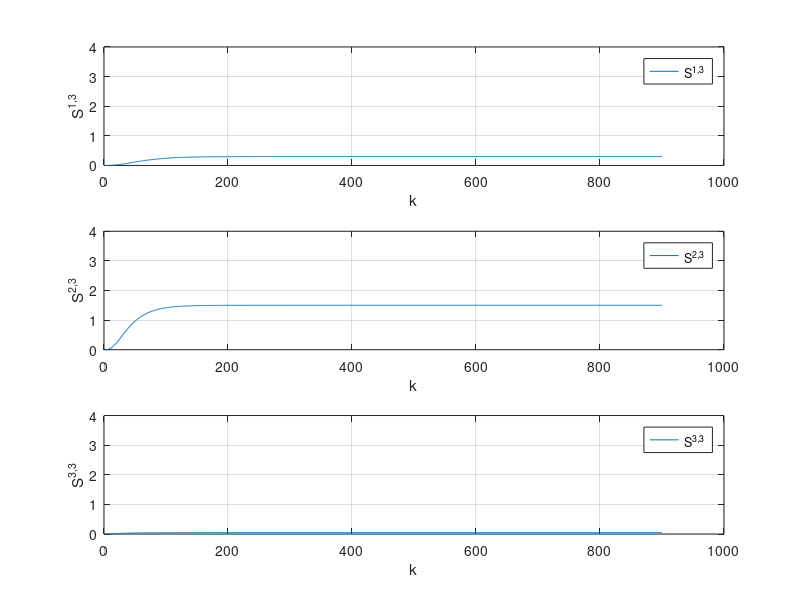

The MATLAB script that drew this image: (Note: this script raises an error after producing the figure.)
addpath('../../../../../../matlab2tikz-master/src/');
outputFile = 'proj_zadanie2u3.tex';

y1 = dlmread('zad2_y1_u3.csv','\t');
y2 = dlmread('zad2_y2_u3.csv','\t');
y3 = dlmread('zad2_y3_u3.csv','\t');
%u1 = dlmread('zad1_u1.csv','\t');
%u2 = dlmread('zad1_u2.csv','\t');
%u3 = dlmread('zad1_u3.csv','\t');
%u4 = dlmread('zad1_u4.csv','\t');

%%z = dlmread('zad6_z_best_nie_licz_zakl.csv','\t');
%x = 1:length(x);

% figure(1);
% 
% 
% subplot(4,1, 1);
% plot(u1);
%  ylabel('u_1');
%  xlabel('k');
% grid on;
% 
% subplot(4,1, 2);
% plot(u2);
% ylabel('u_2');
%  xlabel('k');
% grid on;
% 
% subplot(4,1, 3);
% plot(u3);
% ylabel('u_3');
%  xlabel('k');
% grid on;
% 
% subplot(4,1, 4);
% plot(u4);
% ylabel('u_4');
%  xlabel('k');
% grid on;

figure(2);

title('y');

subplot(3,1, 1);
plot(y1);
ylabel('S^{1,3}');
xlabel('k');
legend('S^{1,3}', 'Location', 'NorthEast');
grid on;
ylim([0 4]);


subplot(3,1, 2);
plot(y2);
ylabel('S^{2,3}');
xlabel('k');
legend('S^{2,3}', 'Location', 'NorthEast');
grid on;
ylim([0 4]);

subplot(3,1, 3);

plot(y3);
legend('y3', 'Location', 'NorthEast');
ylabel('S^{3,3}');
xlabel('k');
legend('S^{3,3}', 'Location', 'NorthEast');
grid on;
ylim([0 4]);
%box on;

% subplot(,1, 2);
% hold on;
% %stairs(x,u);
% plot(x,u);
% plot(x,u1);
% plot(x,u2);
% plot(x,u3);
% plot(x,u4);
% xlim([min(x) max(x)]);
% %title('u');
% %xlabel('k');
% ylabel('u');
% legend('u', 'Location', 'NorthEast');
% grid on;
% box on;

% subplot(3,1, 3);
% hold on;
% stairs(x,z);
% xlim([min(x) max(x)]);
% %title('z');
% xlabel('k');
% ylabel('z');
% legend('z', 'Location', 'NorthEast');
% grid on;
% box on;

% dwie linijki poni�ej zapewniaj� poprawne ustawienie wykresu w pdf-ie
% oraz pozwalaj� nazwa� wykres pod spodem
%beforeFigure = [sprintf('\\begin{figure}[H] \n\\centering')];
%afterFigure = [sprintf('\\caption{%s}\n\\end{figure}', title)];

matlab2tikz(outputFile, ...
    'showInfo', false, ...
    'encoding', 'UTF-8');
%    'extraCode', beforeFigure, ...
%    'extraCodeAtEnd', afterFigure);
hold off;
%close(1)
